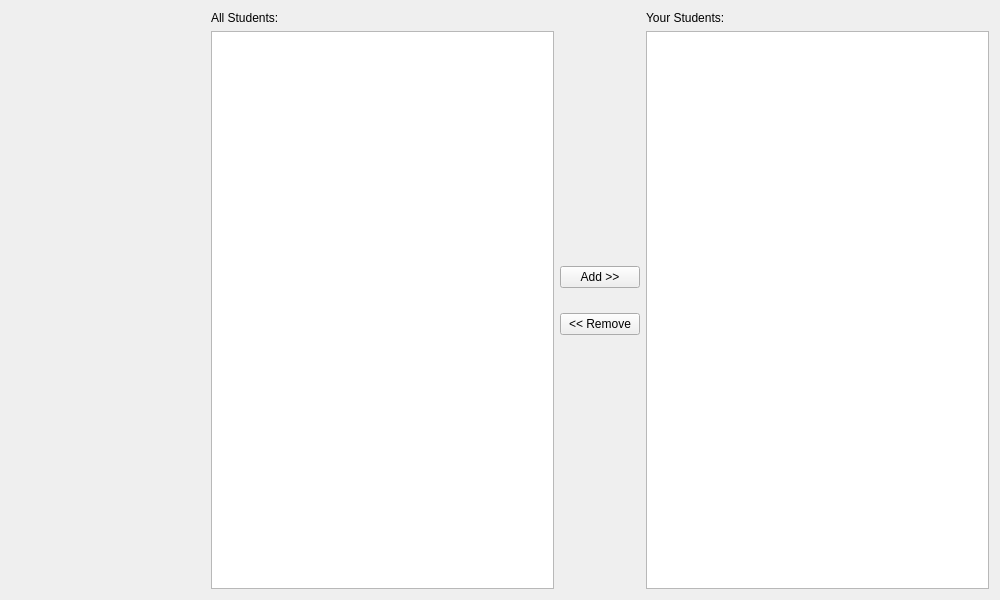
<?xml version="1.0" encoding="UTF-8"?>
<ui version="4.0">
 <class>StudentsForm</class>
 <widget class="QWidget" name="StudentsForm">
  <property name="geometry">
   <rect>
    <x>0</x>
    <y>0</y>
    <width>1000</width>
    <height>600</height>
   </rect>
  </property>
  <property name="windowTitle">
   <string>Students</string>
  </property>
  <layout class="QHBoxLayout" name="horizontalLayout" stretch="1,4">
   <item>
    <widget class="QWidget" name="sidebar_frame" native="true">
     <property name="sizePolicy">
      <sizepolicy hsizetype="Preferred" vsizetype="Preferred">
       <horstretch>0</horstretch>
       <verstretch>0</verstretch>
      </sizepolicy>
     </property>
     <layout class="QVBoxLayout" name="sidebar_layout"/>
    </widget>
   </item>
   <item>
    <layout class="QGridLayout" name="gridLayout">
     <item row="0" column="3">
      <widget class="QLabel" name="label_2">
       <property name="text">
        <string>Your Students:</string>
       </property>
      </widget>
     </item>
     <item row="1" column="3">
      <widget class="QListWidget" name="teacher_students_listwidget">
       <property name="alternatingRowColors">
        <bool>false</bool>
       </property>
      </widget>
     </item>
     <item row="0" column="0">
      <widget class="QLabel" name="label">
       <property name="text">
        <string>All Students:</string>
       </property>
      </widget>
     </item>
     <item row="1" column="0">
      <widget class="QListWidget" name="students_listwidget">
       <property name="alternatingRowColors">
        <bool>false</bool>
       </property>
      </widget>
     </item>
     <item row="0" column="1" rowspan="2">
      <layout class="QVBoxLayout" name="verticalLayout">
       <property name="spacing">
        <number>25</number>
       </property>
       <item>
        <spacer name="verticalSpacer">
         <property name="orientation">
          <enum>Qt::Vertical</enum>
         </property>
         <property name="sizeHint" stdset="0">
          <size>
           <width>20</width>
           <height>40</height>
          </size>
         </property>
        </spacer>
       </item>
       <item>
        <widget class="QPushButton" name="add_button">
         <property name="text">
          <string>Add &gt;&gt;</string>
         </property>
        </widget>
       </item>
       <item>
        <widget class="QPushButton" name="remove_button">
         <property name="text">
          <string>&lt;&lt; Remove</string>
         </property>
        </widget>
       </item>
       <item>
        <spacer name="verticalSpacer_2">
         <property name="orientation">
          <enum>Qt::Vertical</enum>
         </property>
         <property name="sizeHint" stdset="0">
          <size>
           <width>20</width>
           <height>40</height>
          </size>
         </property>
        </spacer>
       </item>
      </layout>
     </item>
    </layout>
   </item>
  </layout>
 </widget>
 <resources/>
 <connections/>
</ui>
